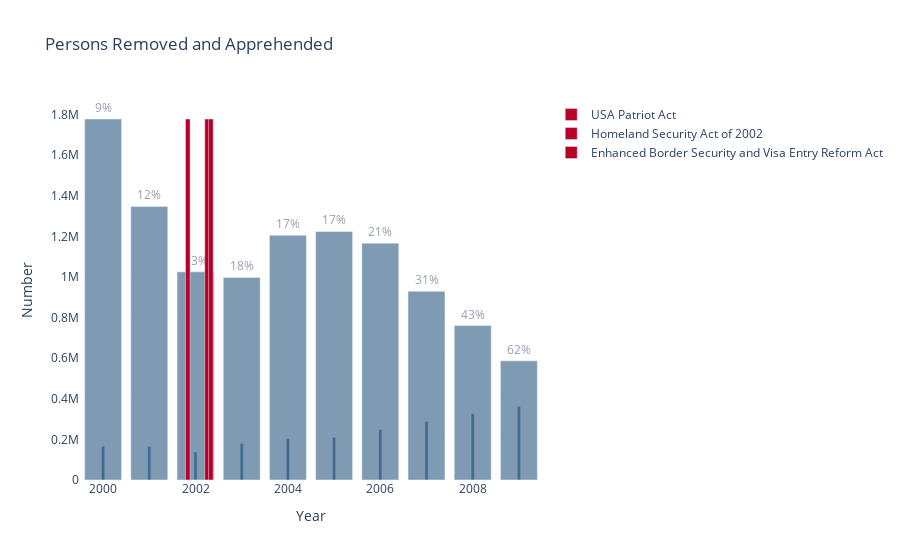

Source (notebook cell):
### Code cell
fig = px.bar(df_formatted[df_formatted.Year < 2010],
              x="Year", y="Number",
              title="Persons Removed and Apprehended",
             opacity=0.5,
              color_discrete_sequence=['#003869'],
             )

for year in df_appr_formatted.Year:
    if year < 2010:
        percentage = (df_formatted[df_formatted.Year == year].Number / df_appr_formatted[df_appr_formatted.Year == year].Number).values[0]
        fig.add_bar(x=[year], y=df_appr_formatted[df_appr_formatted.Year == year].Number,
                    base=0, opacity=0.5, marker = dict(color = '#003869'),
                    text=f"{percentage*100:.0f}%",
                    textposition="outside",
                    legendgroup="Apprehended",
                    showlegend=False
                   )
chart_max = (df_appr_formatted['Number'].max())
# +(1/12*{month})
policies = {'USA Patriot Act': 2001+(1/12*10), 'Homeland Security Act of 2002': 2002+(1/12*3), 'Enhanced Border Security and Visa Entry Reform Act': 2002+(1/12*4), }

for policy, year in policies.items():
    fig.add_bar(x=[year], y=[chart_max],
                name=policy, width=0.1,
                hovertemplate=policy,
                marker_color='#b60028'
               )

# fig.add_bar(df_appr_formatted, x=[df_appr_formatted.Year], y=[df_appr_formatted.Number])

fig.update_layout({
'plot_bgcolor': 'rgba(0, 0, 0, 0)',
'paper_bgcolor': 'rgba(0, 0, 0, 0)',
})

# fig.add_vrect(x0="1999", x1="2001", 
#               annotation_text="Clinton", annotation_position="top left",
#               opacity=0.25, line_width=0)

# fig.add_vrect(x0="2001", x1="2009", 
#               annotation_text="Bush", annotation_position="top left",
#               fillcolor="#999999", opacity=0.25, line_width=0)

# fig.add_vrect(x0="2009", x1="2017", 
#               annotation_text="Obama", annotation_position="top left",
#               opacity=0.25, line_width=0)

# fig.add_vrect(x0="2017", x1="2019", 
#               annotation_text="Trump", annotation_position="top left",
#               fillcolor="#999999", opacity=0.25, line_width=0)

fig.update_layout({
'plot_bgcolor': 'rgba(0, 0, 0, 0)',
'paper_bgcolor': 'rgba(0, 0, 0, 0)',
})

# fig.show()

### Figure 1 — Plotly figure (JSON) as saved in the notebook; plotly's stock layout.template omitted (floating-point values rounded to 4 significant figures)
{"data": [{"alignmentgroup": "True", "hovertemplate": "Year=%{x}<br>Number=%{y}<extra></extra>", "legendgroup": "", "marker": {"color": "#003869", "opacity": 0.5, "pattern": {"shape": ""}}, "name": "", "offsetgroup": "", "orientation": "v", "showlegend": false, "textposition": "auto", "type": "bar", "x": [2000, 2001, 2002, 2003, 2004, 2005, 2006, 2007, 2008, 2009], "xaxis": "x", "y": [166479, 165214, 137651, 178956, 203551, 209804, 249024, 288056, 326674, 362298], "yaxis": "y"}, {"base": 0, "legendgroup": "Apprehended", "marker": {"color": "#003869"}, "opacity": 0.5, "showlegend": false, "text": "9%", "textposition": "outside", "type": "bar", "x": [2000], "y": [1777618]}, {"base": 0, "legendgroup": "Apprehended", "marker": {"color": "#003869"}, "opacity": 0.5, "showlegend": false, "text": "12%", "textposition": "outside", "type": "bar", "x": [2001], "y": [1347262]}, {"base": 0, "legendgroup": "Apprehended", "marker": {"color": "#003869"}, "opacity": 0.5, "showlegend": false, "text": "13%", "textposition": "outside", "type": "bar", "x": [2002], "y": [1025012]}, {"base": 0, "legendgroup": "Apprehended", "marker": {"color": "#003869"}, "opacity": 0.5, "showlegend": false, "text": "18%", "textposition": "outside", "type": "bar", "x": [2003], "y": [997650]}, {"base": 0, "legendgroup": "Apprehended", "marker": {"color": "#003869"}, "opacity": 0.5, "showlegend": false, "text": "17%", "textposition": "outside", "type": "bar", "x": [2004], "y": [1205313]}, {"base": 0, "legendgroup": "Apprehended", "marker": {"color": "#003869"}, "opacity": 0.5, "showlegend": false, "text": "17%", "textposition": "outside", "type": "bar", "x": [2005], "y": [1223823]}, {"base": 0, "legendgroup": "Apprehended", "marker": {"color": "#003869"}, "opacity": 0.5, "showlegend": false, "text": "21%", "textposition": "outside", "type": "bar", "x": [2006], "y": [1166384]}, {"base": 0, "legendgroup": "Apprehended", "marker": {"color": "#003869"}, "opacity": 0.5, "showlegend": false, "text": "31%", "textposition": "outside", "type": "bar", "x": [2007], "y": [928850]}, {"base": 0, "legendgroup": "Apprehended", "marker": {"color": "#003869"}, "opacity": 0.5, "showlegend": false, "text": "43%", "textposition": "outside", "type": "bar", "x": [2008], "y": [760573]}, {"base": 0, "legendgroup": "Apprehended", "marker": {"color": "#003869"}, "opacity": 0.5, "showlegend": false, "text": "62%", "textposition": "outside", "type": "bar", "x": [2009], "y": [586771]}, {"hovertemplate": "USA Patriot Act", "marker": {"color": "#b60028"}, "name": "USA Patriot Act", "type": "bar", "width": 0.1, "x": [2002.0], "y": [1777618]}, {"hovertemplate": "Homeland Security Act of 2002", "marker": {"color": "#b60028"}, "name": "Homeland Security Act of 2002", "type": "bar", "width": 0.1, "x": [2002.0], "y": [1777618]}, {"hovertemplate": "Enhanced Border Security and Visa Entry Reform Act", "marker": {"color": "#b60028"}, "name": "Enhanced Border Security and Visa Entry Reform Act", "type": "bar", "width": 0.1, "x": [2002.0], "y": [1777618]}], "layout": {"barmode": "relative", "legend": {"tracegroupgap": 0}, "paper_bgcolor": "rgba(0, 0, 0, 0)", "plot_bgcolor": "rgba(0, 0, 0, 0)", "title": {"text": "Persons Removed and Apprehended"}, "xaxis": {"anchor": "y", "domain": [0, 1], "title": {"text": "Year"}}, "yaxis": {"anchor": "x", "domain": [0, 1], "title": {"text": "Number"}}}}
